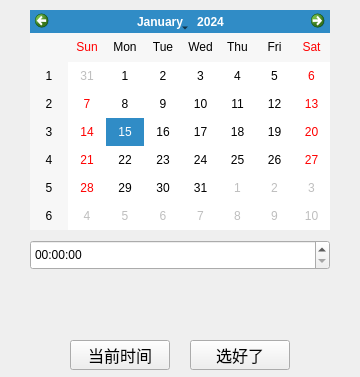
<?xml version="1.0" encoding="UTF-8"?>
<ui version="4.0">
 <class>Form</class>
 <widget class="QWidget" name="Form">
  <property name="geometry">
   <rect>
    <x>0</x>
    <y>0</y>
    <width>360</width>
    <height>377</height>
   </rect>
  </property>
  <property name="windowTitle">
   <string>时间选择</string>
  </property>
  <property name="windowIcon">
   <iconset resource="../resource.qrc">
    <normaloff>:/ico/resource/BMT_64.ico</normaloff>:/ico/resource/BMT_64.ico</iconset>
  </property>
  <widget class="QCalendarWidget" name="calendarWidget">
   <property name="geometry">
    <rect>
     <x>30</x>
     <y>10</y>
     <width>300</width>
     <height>220</height>
    </rect>
   </property>
   <property name="firstDayOfWeek">
    <enum>Qt::Sunday</enum>
   </property>
  </widget>
  <widget class="QTimeEdit" name="timeEdit">
   <property name="geometry">
    <rect>
     <x>30</x>
     <y>240</y>
     <width>300</width>
     <height>30</height>
    </rect>
   </property>
   <property name="currentSection">
    <enum>QDateTimeEdit::SecondSection</enum>
   </property>
   <property name="displayFormat">
    <string>HH:mm:ss</string>
   </property>
   <property name="calendarPopup">
    <bool>true</bool>
   </property>
   <property name="currentSectionIndex">
    <number>2</number>
   </property>
  </widget>
  <widget class="QPushButton" name="pushButton">
   <property name="geometry">
    <rect>
     <x>190</x>
     <y>340</y>
     <width>100</width>
     <height>30</height>
    </rect>
   </property>
   <property name="font">
    <font>
     <family>Agency FB</family>
     <pointsize>12</pointsize>
    </font>
   </property>
   <property name="text">
    <string>选好了</string>
   </property>
  </widget>
  <widget class="QPushButton" name="current_time">
   <property name="geometry">
    <rect>
     <x>70</x>
     <y>340</y>
     <width>100</width>
     <height>30</height>
    </rect>
   </property>
   <property name="font">
    <font>
     <family>Agency FB</family>
     <pointsize>12</pointsize>
    </font>
   </property>
   <property name="text">
    <string>当前时间</string>
   </property>
  </widget>
  <widget class="QLabel" name="date_time">
   <property name="geometry">
    <rect>
     <x>100</x>
     <y>280</y>
     <width>250</width>
     <height>30</height>
    </rect>
   </property>
   <property name="font">
    <font>
     <family>Times New Roman</family>
     <pointsize>11</pointsize>
    </font>
   </property>
   <property name="text">
    <string/>
   </property>
   <property name="alignment">
    <set>Qt::AlignRight|Qt::AlignTrailing|Qt::AlignVCenter</set>
   </property>
  </widget>
 </widget>
 <resources>
  <include location="../resource.qrc"/>
 </resources>
 <connections/>
</ui>
